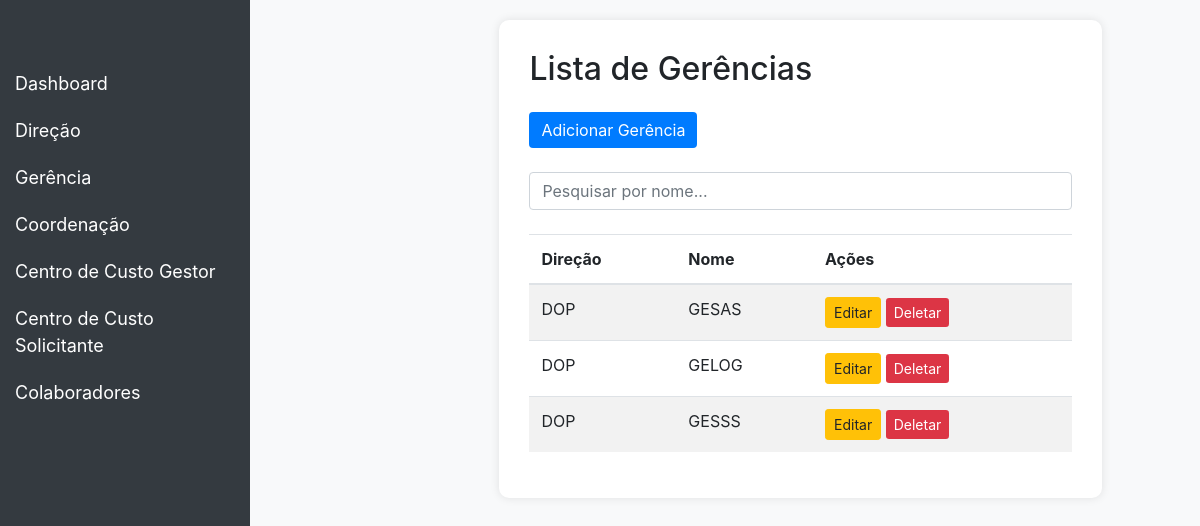
The page /contratos/listargerencias/ on the database as committed earlier.
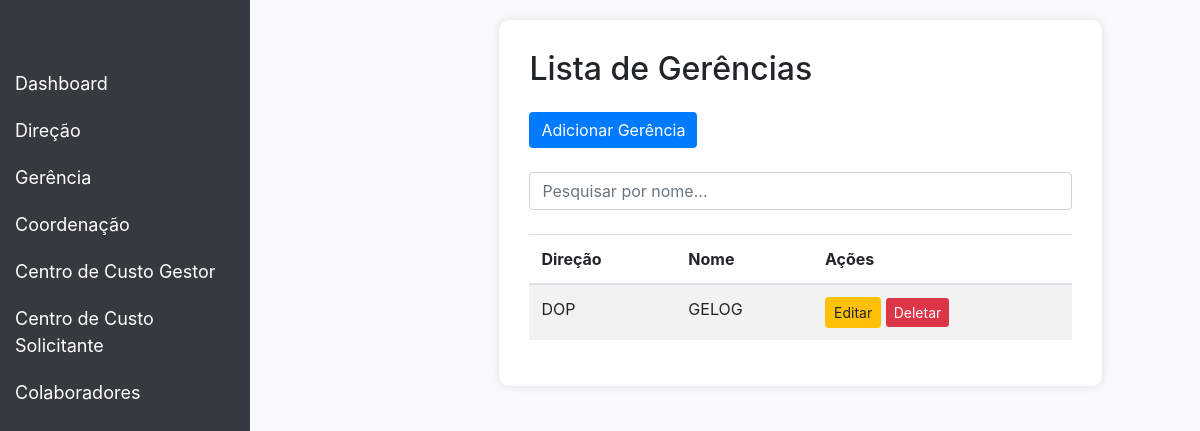
The same page on the database as committed later.
### contract/models.py (models this page shows, shortened)
class Gerencia(models.Model):
    nome = models.CharField(max_length=100)
    direcao = models.ForeignKey(Direcao, on_delete=models.CASCADE, related_name='gerencias')
    class Meta:
        verbose_name = 'Gerência'
        verbose_name_plural = 'Gerências'
        unique_together = ('direcao','nome')

class Direcao(models.Model):
    nome = models.CharField(max_length=100)
    class Meta:
        verbose_name = 'Direção'
        verbose_name_plural = 'Direções'

### contract/views.py (the view)
# urls.py: path('listargerencias/', GerenciaListView.as_view(), name='gerencia_list'),
class GerenciaListView(ListView):
    model = Gerencia
    template_name = 'gerencia_list.html'
    context_object_name = 'gerencias'

### contract/templates/gerencia_list.html (shortened to what this page needs)
<!DOCTYPE html>
<html lang="en">
<head>
    <link href="https://stackpath.bootstrapcdn.com/bootstrap/4.5.2/css/bootstrap.min.css" rel="stylesheet">
</head>
<body>
<nav class="navbar navbar-expand-lg navbar-dark">
    <a class="navbar-brand" href="#">Dashboard</a>
</nav>
<div class="sidebar">
    <a href="{% url 'dashboard' %}">Dashboard</a>
    <button class="dropdown-btn">Direção
    </button>
    <button class="dropdown-btn">Gerência
    </button>
    <button class="dropdown-btn">Coordenação
    </button>
    <button class="dropdown-btn">Centro de Custo Gestor
    </button>
    <button class="dropdown-btn">Centro de Custo Solicitante
    </button>
    <button class="dropdown-btn">Colaboradores
    </button>
</div>
<div class="content">
    <div class="container">
        <div class="row justify-content-center">
            <div class="col-md-10">
                <div class="table-container">
                    <h2 class="mb-4">Lista de Gerências</h2>
                    <div class="mb-4">
                        <a href="{% url 'gerencia_create' %}" class="btn btn-primary">Adicionar Gerência</a>
                    </div>
                    <div class="mb-4">
                        <input type="text" id="searchInput" class="form-control" placeholder="Pesquisar por nome...">
                    </div>
                    <table class="table table-striped">
                        <thead>
                            <tr>
                                <th>Direção</th>
                                <th>Nome</th>
                                <th>Ações</th>
                            </tr>
                        </thead>
                        <tbody id="gerenciaTable">
                            {% for gerencia in gerencias %}
                            <tr>
                                <td>{{ gerencia.direcao.nome }}</td>
                                <td>{{ gerencia.nome }}</td>
                                <td>
                                    <a href="{% url 'gerencia_update' gerencia.pk %}" class="btn btn-warning btn-sm">Editar</a>
                                    <a href="{% url 'gerencia_delete' gerencia.pk %}" class="btn btn-danger btn-sm">Deletar</a>
                                </td>
                            </tr>
                            {% endfor %}
                        </tbody>
                    </table>
                </div>
            </div>
        </div>
    </div>
</div>
</body>
</html>

Rows that differ between the two databases and show on the page:
removed Gerencia: direcao.nome "DOP", nome "GESAS"
removed Gerencia: direcao.nome "DOP", nome "GESSS"
